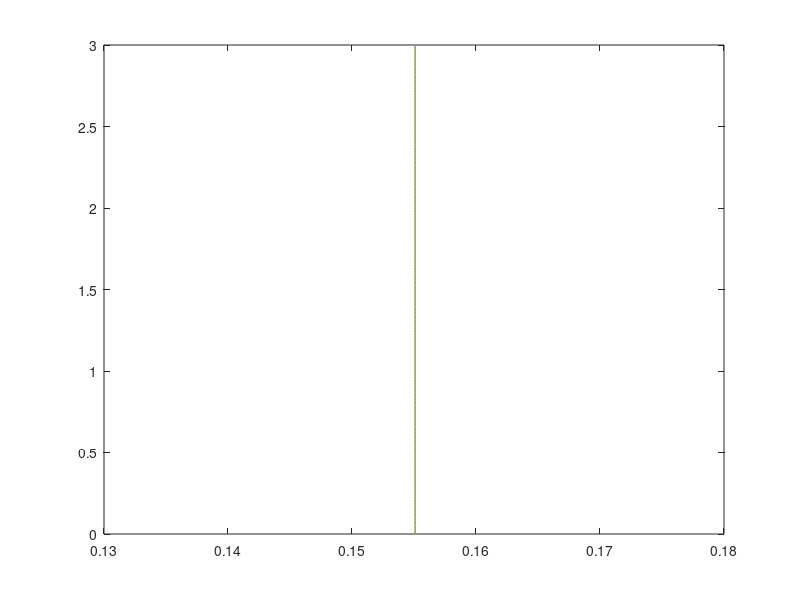

Here is the MATLAB script that generated this plot: (Note: this script raises an error after producing the figure.)
jin0=0.02;
jin1=0;
v4=0.3;
n4=4;
k4=0.3;
v1=20;

figure(5)
cc = 0:0.001:0.4;
ctct = 0:0.001:3;
css0=fzero(@(x) jin0-v4*x^n4/(k4^n4+x^n4),0.5);
plot(css0*ones(size(ctct)),ctct,'k'); hold on;
css1=fzero(@(x) jin0+jin1-v4*x^n4/(k4^n4+x^n4),0.5);
plot(css1*ones(size(ctct)),ctct,'y-.'); hold on;
out.cnull_ct=ctct;
out.cnull_c=css0*ones(size(ctct));

for i=1:length(cc)
    ctnull(i)=fzero(@(x) (v2+v1*finf(cc(i),thetam,km,thetah,kh))*((x-cc(i))/lambda-cc(i))-v3*cc(i)^n3/(k3^n3+cc(i)^n3),0.3);
end
plot(cc,ctnull,'r'); hold on;
plot(c(:),ct(:),'b-o'); hold on; xlabel('c'); ylabel('ct'); title(titlestr)
plot(cc,max(ctct)*cc.^n4./(k4^n4+cc.^n4),'c');
print([ run '-5.png'],'-dpng')
out.ctnull_c=cc;
out.ctnull_ct=ctnull;